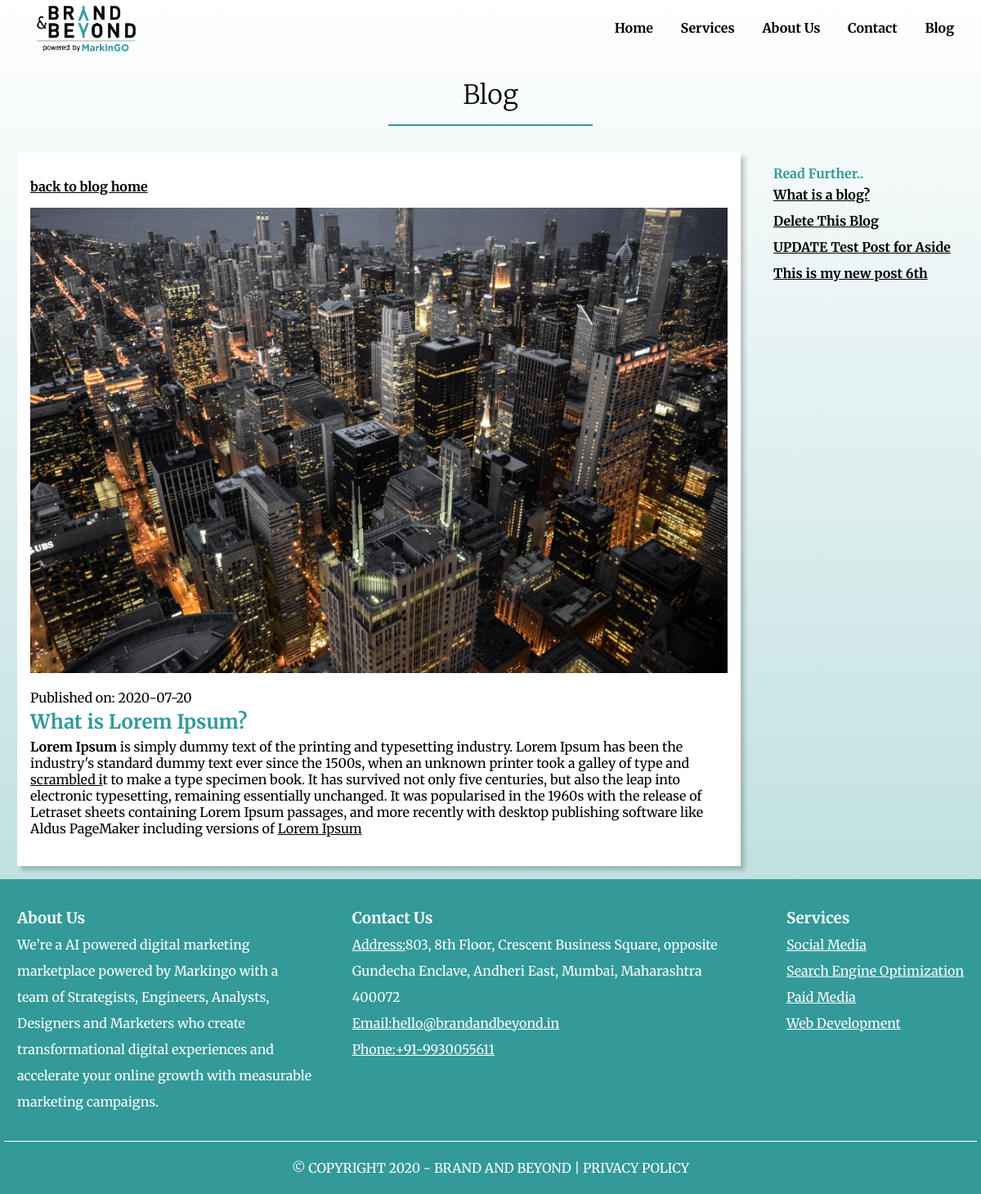
Screenshot of /blog_post.php?post_id=65 with the database file from the repository.
### tables this page shows
CREATE TABLE `posts` (
  `post_id` int(11) NOT NULL,
  `post_title` varchar(255) NOT NULL,
  `post_date` date NOT NULL,
  `post_update` date NOT NULL,
  `post_image` text NOT NULL,
  `post_content` text NOT NULL,
  `post_status` varchar(255) NOT NULL
);

### blog_post.php (the view)
<?php include 'includes/header.php' ?>
<?php include 'includes/navigation.php' ?>
<?php
  if(isset($_GET['post_id'])){
    $get_post_id = $_GET['post_id'];
    $query = "SELECT * FROM posts WHERE post_id = $get_post_id";
    $post= mysqli_query($conn, $query);
    while($row = mysqli_fetch_assoc($post))
    {
        $post_id = $row['post_id'];
        $post_title = $row['post_title'];
        $post_content = $row['post_content'];
        $post_image = $row['post_image'];
        $post_date = $row['post_date'];
    }
  }
?>
<section class="py-6 bg-gradient">
  <div class="container ">
    <div class="page-heading">Blog</div>
    <div class="border"></div>
    <section id="blog-post">
      <article class="blog-article">
        <h3><a href="./blog.php">back to blog home</a></h3>
        <img src="./img/blog/<?php echo $post_image;?>" alt=""
        class="article-img">
        <p style="color:#000;"><?php echo "Published on: ".$post_date ?></p>
        <h1 class="article-title"><?php echo $post_title?></h1>
        <p class="article-content">
           <?php echo $post_content;?>
        </p>
      </article>
      <aside class="similar-articles">
        <h2>Read Further..</h2>
<?php
      $query = "SELECT post_id,post_title FROM posts WHERE post_id!= $post_id AND post_status='published'  ";
      $post= mysqli_query($conn, $query);
      while($row = mysqli_fetch_assoc($post))
      {
          $post_id = $row['post_id'];
          $post_title = $row['post_title'];
         echo "<h3 class='title'><a href='blog_post.php?post_id=$post_id'>$post_title</a></h3>";
  }
?>
      </aside>
    </section>
  </div>
</section>
<?php include 'includes/footer.php' ?>

### css/style.css (style rules this page uses)
* { margin: 0; padding: 0; box-sizing: border-box; --font-family: 'Merriweather', serif; }
a { text-decoration: none; }
body { font-family: var(--font-family); }
.bg-gradient { background: linear-gradient(#fff,rgba(51, 153, 153, 0.3)); }
.container { max-width: 1190px; margin: 0 auto; }
.py-6 { padding-top: 6rem; }
.border { margin: 1rem auto; height: 2px; width: 250px; background: #339999; }
.page-heading { text-align: center; font-size: 2rem; font-weight: 300; }
.similar-articles { padding: 1rem; }
.similar-articles>h2 { font-size: 1rem; color: #339999; }
.similar-articles h3 a { text-decoration: underline; color: #000; font-size: 1rem; line-height: 2rem; }
#blog-post { padding: 1rem; display: grid; grid-template-areas:'main main aside' 'main main aside' 'main main aside'; gap: 1.5rem; }
#blog-post .blog-article h3>a { font-size: 1rem; display: block; color: #000; text-decoration: underline; margin: 1rem 0; }
#blog-post .blog-article { grid-area:main ; background: #fff; box-shadow: 5px 5px 5px rgba(0,0,0,0.2); grid-area: main; padding: 1rem; }
#blog-post .article-img { width: 100%; margin-bottom: 1rem; }
#blog-post .article-title { font-size: 1.5rem; line-height: 2.5rem; color: #339999; }
#blog-post .article-content { font-size: 1rem; line-height: 1.8rem; word-spacing: 0.5rem; }

### rows the page displays
posts: post_image (picture), post_date "2020-07-20", post_title "What is Lorem Ipsum?", post_content "Lorem Ipsum is simply dummy text of the printing and typesetting industry. Lorem Ipsum has been the industry's standard dummy text ever since the 1500s, when an unknown printer took a galley of type and scrambled i t to make a type specimen book. It has survived not only five centuries, but also the leap into electronic typesetting, remaining essentially unchanged. It was popularised in the 1960s with the release of Letraset sheets containing Lorem Ipsum passages, and more recently with desktop publishing software like Aldus PageMaker including versions of Lorem Ipsum"
posts: post_title "What is a blog?"
posts: post_title "Delete This Blog"
posts: post_title "UPDATE Test Post for Aside"
posts: post_title "This is my new post 6th"
